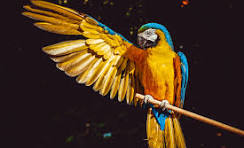
#> input picture images/bird.jpg, 244 x 148 px
$ jupyter execute '3_accessing and manipulating the images.ipynb'
#> lines starting #> are read from the running program, lines starting #| are printed output that depends on the picture; after the words box and inside, x2 and y2 are one past the last pixel; in counts of white or black regions, pixels touching at a corner belong together
[cell 1]
#Bibek Shiwakoti
# Feb 12 2024

[cell 2]
import numpy as np
import cv2

[cell 3]
img=cv2.imread('./images/bird.jpg')
#> img is the input picture: shape (148, 244, 3); mean B, G, R 30.3, 50.6, 71.5

[cell 4]
img

[cell 5]
def display_image(winname,image):
    cv2.imshow(winname,image)
    cv2.waitKey(0)
    cv2.destroyAllWindows()

[cell 6]
display_image('Bird image',img)

[cell 7]
img.shape
#> Out = (148, 244, 3)

[cell 8]
# this meand image has 148 rows and 244 columns
# now we access the certain pixels only

[cell 9]
type(img)

[cell 10]
#letus access the first 100 rows and 100 columns
corners = img[0:100,0:100]
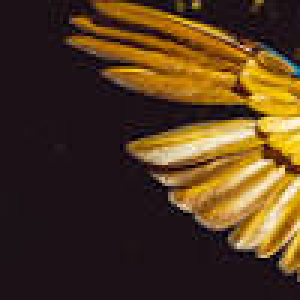
#> corners: shape (100, 100, 3) (shown 3 times larger); mean B, G, R 31.3, 57.8, 81.8

[cell 11]
display_image('corners',corners)

[cell 12]
display_image('original',img)

[cell 13]
# changinf first 100 rows and 100 columns to green colour
green = (0,255,0)

[cell 14]
img[0:100,0:100] =green
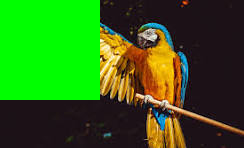
#> img: shape (148, 244, 3); mean B, G, R 21.7, 105.3, 48.9

[cell 15]
display_image('manipulate',img)

## Drawing a line in openCV

[cell 16]
canvas =np.zeros((300,300,3),dtype='uint8')
display_image("canvas",canvas)

[cell 17]
display_image('canvas',canvas)

[cell 18]
green = (0,255,0)
cv2.line(canvas,(0,0),(300,300),green)
display_image('canvas',canvas)
#> in display_image (call 7), `cv2.imshow(winname,image)`:
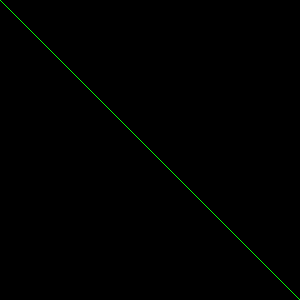
#> window 'canvas': shape (300, 300, 3); mean B, G, R 0, 0.8, 0

$ run again, with images/faces.jpg copied over images/bird.jpg
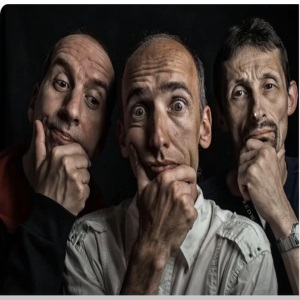
#> input picture images/faces.jpg, 300 x 300 px
#> img is the input picture: shape (300, 300, 3); mean B, G, R 56, 61.1, 70.5
#> `corners = img[0:100,0:100]`:
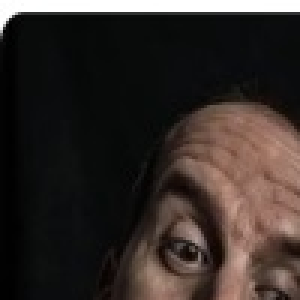
#> corners: shape (100, 100, 3) (shown 3 times larger); mean B, G, R 41.1, 44.7, 52.7
#> `img[0:100,0:100] =green`:
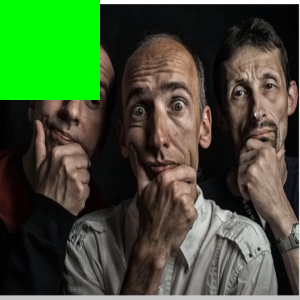
#> img: shape (300, 300, 3); 11.11% of pixels changed, all inside (x1, y1, x2, y2) = (0, 0, 100, 100)

$ run again, with images/pexels-eberhard-grossgasteiger-443446.jpg copied over images/bird.jpg
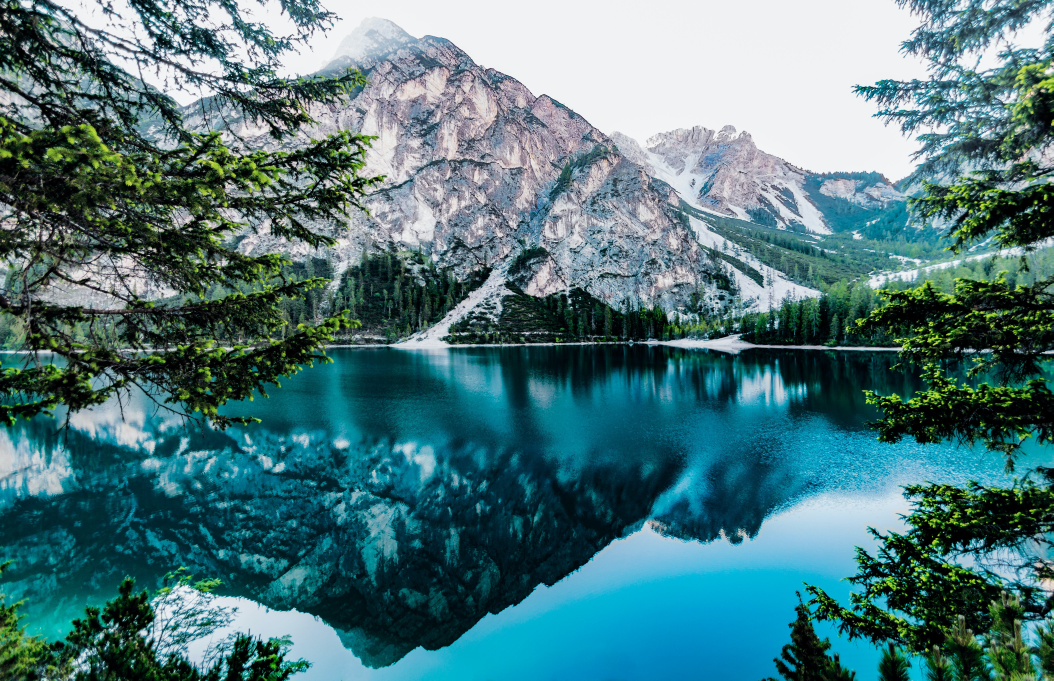
#> input picture images/pexels-eberhard-grossgasteiger-443446.jpg, 5266 x 3403 px (shown at 1/5 size)
#> img is the input picture: shape (3403, 5266, 3); mean B, G, R 124.6, 120.5, 78.6
#> `corners = img[0:100,0:100]`:
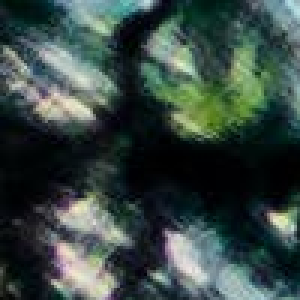
#> corners: shape (100, 100, 3) (shown 3 times larger); mean B, G, R 67.6, 72, 56.6
